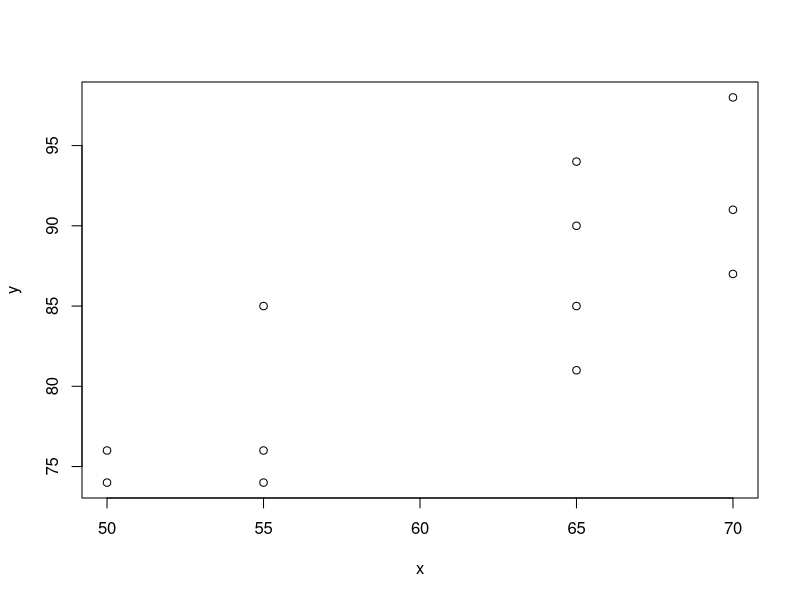

R code for this plot:
# Question data followed by the completed answer.
x <- c(
  65, 50, 55, 65, 55, 70, 65, 70,
  65, 70, 50, 55
)
y <- c(
  85, 74, 76, 90, 85, 87, 94, 98,
  81, 91, 76, 74
)

plot(x, y)

model <- lm( y ~ x)

summary(model)
